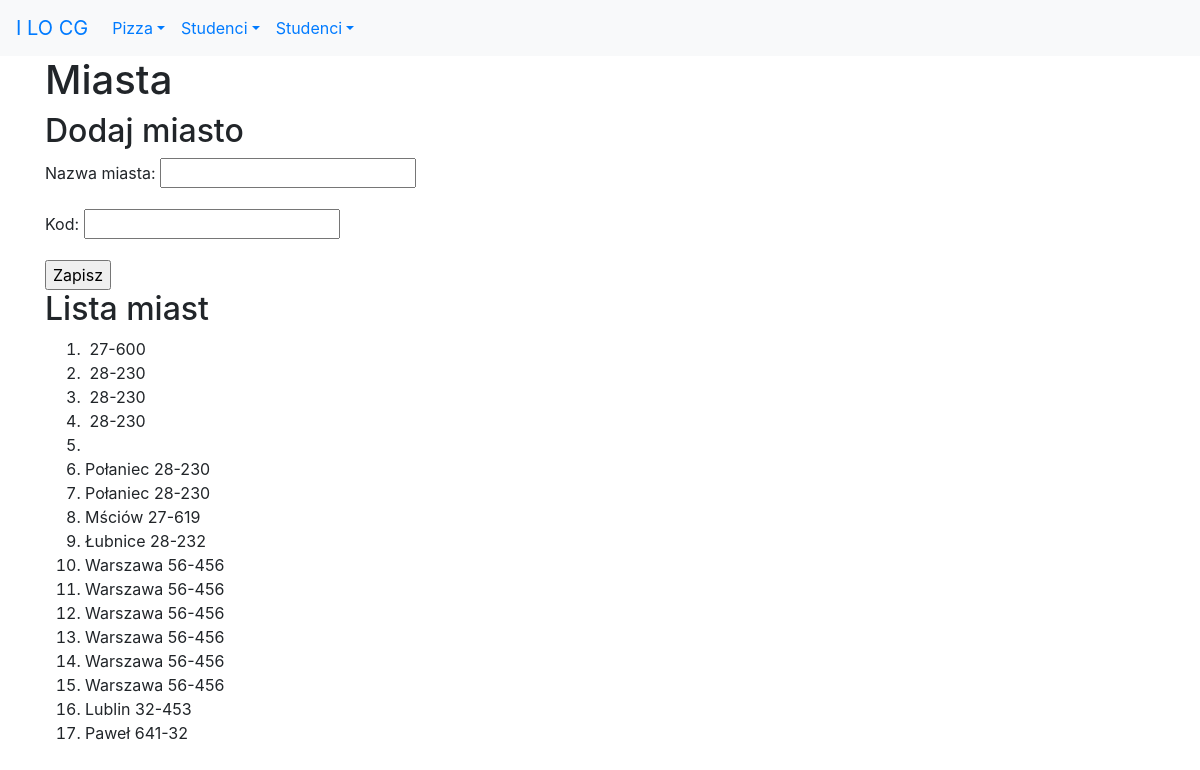
/studenci/miasta/, run on the app's committed database.
### studenci/models.py (models this page shows)
class Miasto(models.Model):
    nazwa = models.CharField(
        verbose_name='miasto',
        max_length=30,
        help_text='Nazwa miasta')
    kod = models.CharField(
        max_length=6,
        help_text='Kod pocztowy')
    class Meta:
        verbose_name_plural = "miasto"

### studenci/views.py (the view)
# urls.py: path('miasta/', views.miasta, name='miasta'),
def miasta(request):
    if request.method == 'POST':
        form = MiastoForm(request.POST)
        if form.is_valid():
            print(form.cleaned_data)
            m = Miasto(nazwa=form.cleaned_data['nazwa'], kod=form.cleaned_data['kod'])
            m.save()
            messages.success(request, "poprawnie dodano dane!")
            return redirect(reverse('studenci:miasta'))
        else:
            messages.error(request, "Niepoprawne dane!")
    else:
        form = MiastoForm
    miasta = Miasto.objects.all()
    kontekst = {'miasta': miasta, 'form': form}
    return render(request, 'studenci/miasta.html', kontekst)

### studenci/templates/studenci/miasta.html (shortened to what this page needs)
{% extends 'szablon.html' %}
{% block naglowek %}Miasta{% endblock naglowek %}
{% block tresc %}
<h2>Dodaj miasto</h2>
    <form action="." method="POST">
        {{ form.as_p }}
        <input type="submit" value="Zapisz">
    </form>
<h2>Lista miast</h2>
<ol>
    {% for miasto in miasta %}
        <li>{{ miasto.nazwa }}&nbsp;{{ miasto.kod }}</li>
    {% endfor %}
</ol>
{% endblock tresc %}

### data on the page
Miasto: kod "27-600"
Miasto: kod "28-230"
Miasto: kod "28-230"
Miasto: kod "28-230"
Miasto: nazwa "Połaniec", kod "28-230"
Miasto: nazwa "Połaniec", kod "28-230"
Miasto: nazwa "Mściów", kod "27-619"
Miasto: nazwa "Łubnice", kod "28-232"
Miasto: nazwa "Warszawa", kod "56-456"
Miasto: nazwa "Warszawa", kod "56-456"
Miasto: nazwa "Warszawa", kod "56-456"
Miasto: nazwa "Warszawa", kod "56-456"
Miasto: nazwa "Warszawa", kod "56-456"
Miasto: nazwa "Warszawa", kod "56-456"
Miasto: nazwa "Lublin", kod "32-453"
Miasto: nazwa "Paweł", kod "641-32"
